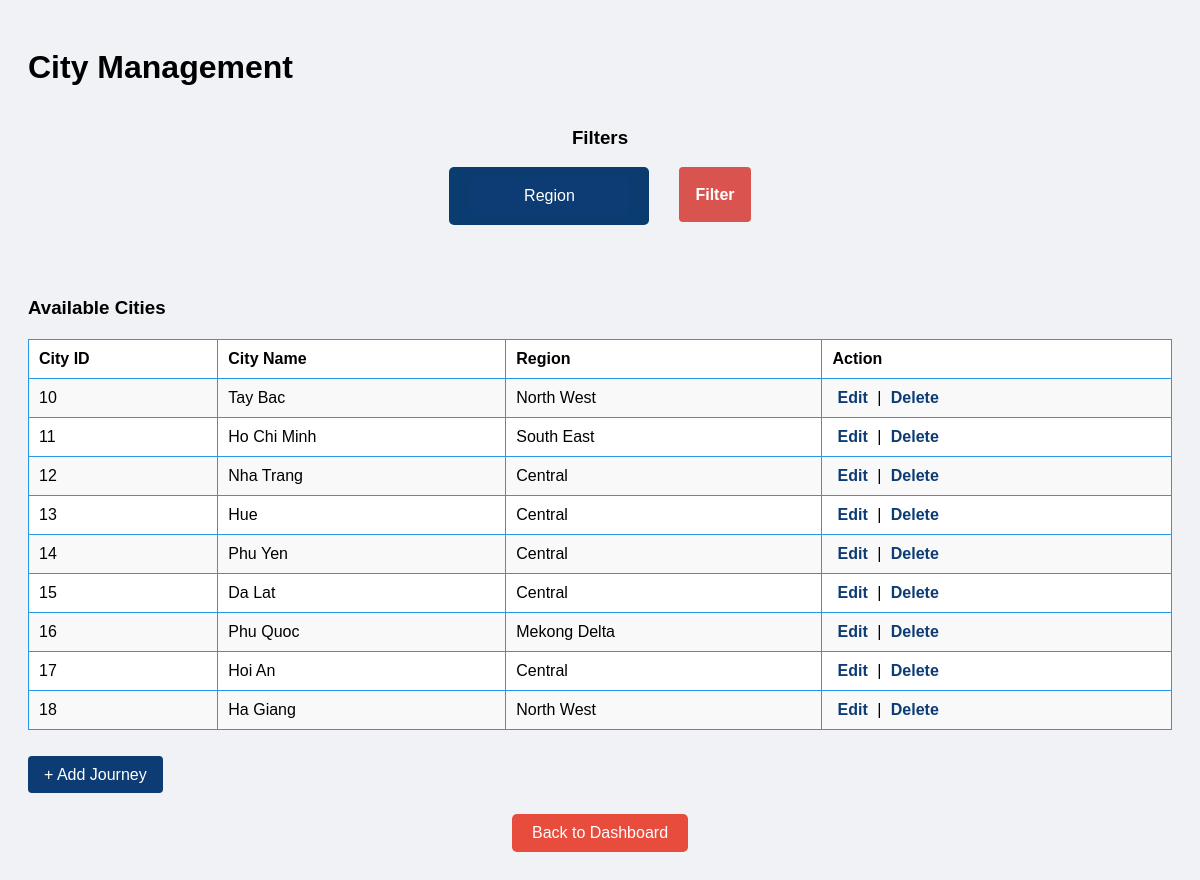
The app's page /admin/adminviewcity.php with its own data.
### tables this page shows
CREATE TABLE `cities` (
  `cityid` int NOT NULL AUTO_INCREMENT,
  `city` varchar(255) NOT NULL,
  `region` varchar(255) NOT NULL,
  PRIMARY KEY (`cityid`)
);

### admin/adminviewcity.php (the view, shortened to what this page needs)
<?php
include '../dbconnect.php';
$sql = "SELECT * FROM cities WHERE 1=1";
$result = $conn->query($sql);
$data = [];
while ($row = $result->fetch_assoc()) {
    $data[] = $row;
}
?>
<!DOCTYPE html>
<html>
<head>
    <link rel="stylesheet" href="../css/adminviewcity.css">
</head>
<body>
    <h1>City Management</h1>
    <form method="post" action="<?php echo $_SERVER['PHP_SELF']; ?>">
        <div class="filter-container">
            <h3>Filters</h3>
            <div class="filter-box">
                <div class="custom-dropdown">
                    <span onclick="toggleDropdown('region')">Region</span>
                </div>
                <div style="display: flex; align-items: center; padding-left: 10px;">
                    <input type="submit" value="Filter" class="filter-submit">
                </div>
            </div>
        </div>
    </form>
    <br>
    <h3>Available Cities</h3>
    <table border="1">
        <tr>
            <th>City ID</th>
            <th>City Name</th>
            <th>Region</th>
            <th>Action</th>
        </tr>
        <?php foreach ($data as $row): ?>
        <tr>
            <td><?= $row["cityid"] ?></td>
            <td><?= $row["city"] ?></td>
            <td><?= $row["region"] ?></td>
            <td>
                <a href='editcity.php?cityid=<?= $row["cityid"] ?>' class='edit-button'>Edit</a> |
                <a href='?delete=<?= $row["cityid"] ?>' class='delete-button'>Delete</a>
            </td>
        </tr>
        <?php endforeach; ?>
    </table>
    <br><br>
    <a href="addcity.php" class="insert-button">+ Add Journey</a>
    <a class="back-red" href="admindashboard.php">Back to Dashboard</a>
</body>
</html>

### css/adminviewcity.css (style rules this page uses)
body { font-family: Arial, sans-serif; padding: 20px; background-color: #f0f2f5; }
.filter-box { display: flex; gap: 20px; align-items: center; margin-bottom: 20px; flex-wrap: wrap; }
.custom-dropdown { position: relative; width: 160px; }
.custom-dropdown span { display: block; background-color: #0d3c75; color: white; padding: 10px; cursor: pointer; border-radius: 4px; text-align: center; }
input[type="submit"], .insert-button, .back { background-color: #d9534f; color: white; border: none; padding: 10px 16px; text-decoration: none; border-radius: 4px; cursor: pointer; }
.insert-button { background-color: #0d3c75; }
table { width: 100%; border-collapse: collapse; background-color: white; margin-top: 20px; }
table th, table td { padding: 10px; text-align: left; border: 1px solid #2898e8; }
table tr:nth-child(even) { background-color: #f9f9f9; }
.edit-button, .delete-button { color: #0d3c75; text-decoration: none; margin: 0 5px; font-weight: bold; }
.filter-container { display: flex; flex-direction: column; align-items: center; margin: 20px auto; }
.filter-box { display: flex; gap: 20px; flex-wrap: wrap; justify-content: center; margin-bottom: 15px; }
.custom-dropdown { background-color: #0b3c6f; color: white; padding: 10px 20px; border-radius: 5px; cursor: pointer; position: relative; text-align: center; }
.filter-submit { padding: 12px 32px; font-size: 16px; font-weight: bold; background-color: #e74c3c; color: white; border: none; border-radius: 6px; height: 55px; cursor: pointer; transition: background-color 0.3s ease; }
.filter-box { display: flex; align-items: flex-start; gap: 20px; }

### admin/adminviewcity.php (style rules this page uses)
.back-red { display: block; margin: 30px auto; padding: 10px 20px; background-color: #e74c3c; color: white; text-align: center; text-decoration: none; border-radius: 5px; width: fit-content; }

### records on screen
cities: cityid "10", city "Tay Bac", region "North West"
cities: cityid "11", city "Ho Chi Minh", region "South East"
cities: cityid "12", city "Nha Trang", region "Central"
cities: cityid "13", city "Hue", region "Central"
cities: cityid "14", city "Phu Yen", region "Central"
cities: cityid "15", city "Da Lat", region "Central"
cities: cityid "16", city "Phu Quoc", region "Mekong Delta"
cities: cityid "17", city "Hoi An", region "Central"
cities: cityid "18", city "Ha Giang", region "North West"
